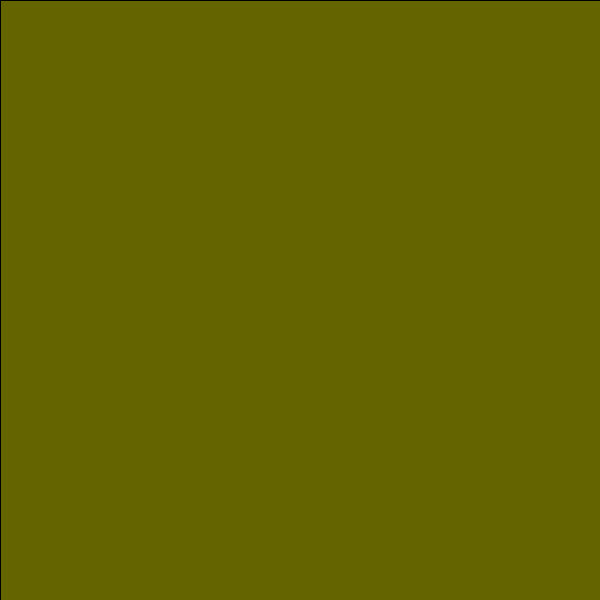
Frame 1 (no input)
Frame 60 (the mouse pressed at the canvas centre just before this capture): identical to frame 1, image omitted
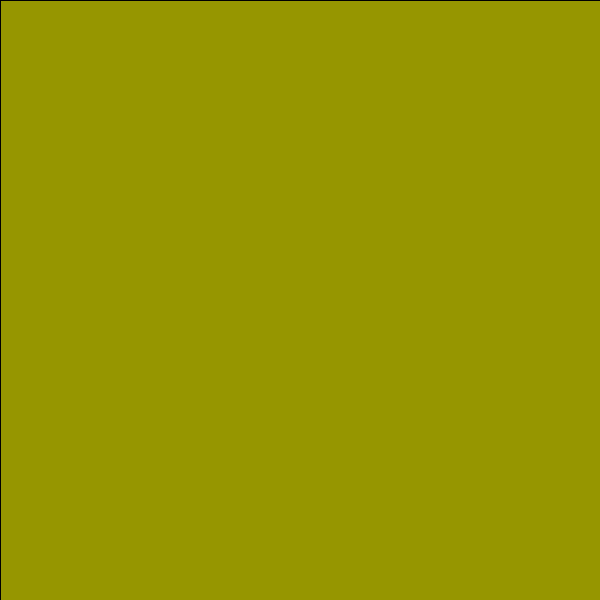
Frame 120 (the mouse held since frame 60 and released just before this capture)

The Processing sketch that drew these frames (run headless with seeded random() and noise(); from frame 60 on, the mouse is pressed at the canvas centre):

// Processing sketch: processing_32576
// ── processing_32576.pde

void setup() {
 size (600,600);
}


//// Drawing ////
void draw() {
println(mouseX);
background(0,0,0);
  int r = 0;
  int g = 0;
  int b = 0;

  if(mouseX < 200){
    r = 100;
  }else if(mouseX < 400){
    r = 150;
  }else if(mouseX < 600){
    r = 200;
  }
  
println(mouseY);
  if(mouseY < 200){
    g = 100;
  }else if(mouseY < 400){
    g = 150;
  rect(300,300,600,600);
  }else if(mouseX < 600){
    g = 200;
  }
  fill(r,g,b);
  rect(0,0,600,600);
}
